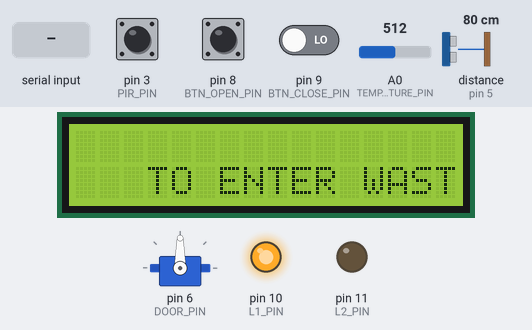
A program run on a simulated Arduino Uno, built with avr-gcc and run on an emulated ATmega328P. Parts: servo, 16×2 character LCD, output pins drawn as LEDs (lit = HIGH). The test bench sets the inputs (shaded band); at power-on: pin 8 (BTN_OPEN_PIN) LOW, A0 (TEMPERATURE_PIN) = 512, pin 3 (PIR_PIN) HIGH, pin 9 (BTN_CLOSE_PIN) LOW, distance to the obstacle (sensor on pin 5) 80 cm. The echo pulse lasts 58.3 µs per cm; pins used as bus, display or sensor lines are not drawn; what the program prints to the serial monitor is not drawn.

Above: at 1.2 s.
1.3 s: pin 8 (BTN_OPEN_PIN) pulled HIGH for 0.15 s
At 2.1 s:
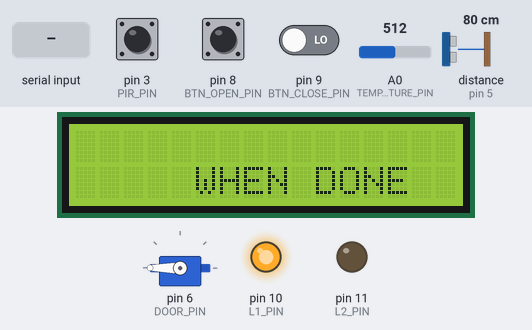
5.6 s: "2\n" received over Serial
At 6.9 s:
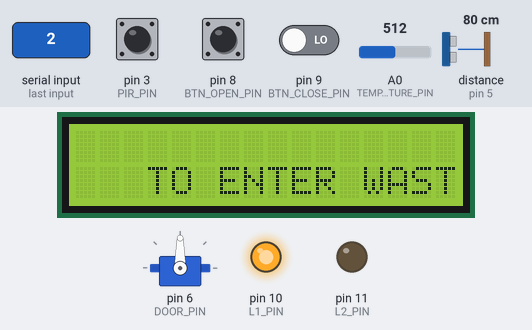
11.4 s: pin 8 (BTN_OPEN_PIN) pulled HIGH for 1 s
At 17.3 s:
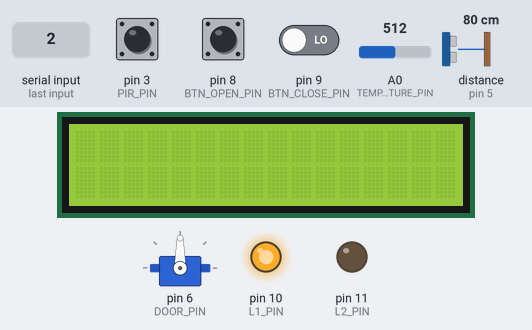
20.8 s: A0 (TEMPERATURE_PIN) set to 528
At 22.9 s:
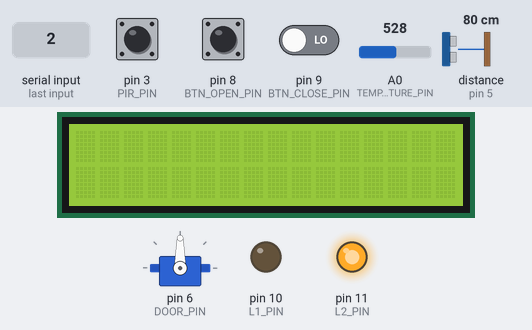
23.1 s: A0 (TEMPERATURE_PIN) set to 511
Timing chart, 0 to 25.6 s (numbered marks = the images above; inputs shaded):
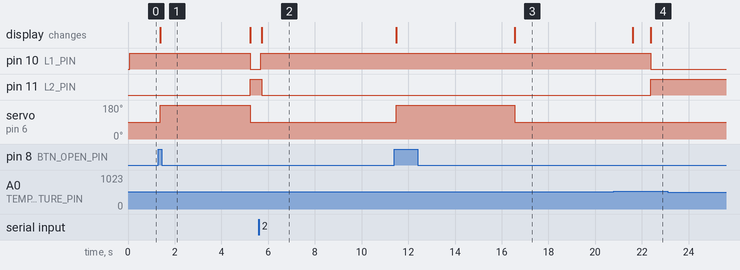

Measured:
- after the input at 1.3 s, servo on pin 6 (DOOR_PIN): 90° → 180° after 0.09 s, → 90° 3.8 s later; the display: changes after 0.09 s (image 1)
- after the input at 5.6 s, pin 10 (L1_PIN): LOW → HIGH after 0.08 s; pin 11 (L2_PIN): HIGH → LOW after 0.13 s; the display: changes after 0.13 s (image 2)
- after the input at 11.4 s, servo on pin 6 (DOOR_PIN): 90° → 180° after 0.09 s, → 90° 5.1 s later; the display: first changes after 0.09 s (image 3 shows a later state)
- after the input at 20.8 s, pin 10 (L1_PIN): HIGH → LOW after 1.6 s; pin 11 (L2_PIN): LOW → HIGH after 1.6 s
- after the input at 23.1 s, every drawn part: stays the same

The program:

main.cpp
```cpp
#include <Arduino.h>
// #define DEBUG
#ifndef DEBUG
#include "AppController.h"
#else
#include "TestController.h"
#endif
#include "config/Config.h"

void setup()
{
    Serial.begin(BAUDRATE);
    controller.setup();
}

void loop()
{
    controller.loop();
}
```

AppController.cpp
```cpp
#include "AppController.h"
#include "Arduino.h"
#include "listeners/ChangeStateListener.h"
#include "listeners/SleepTimerListener.h"
#include "listeners/WakeUpListener.h"
#include <avr/sleep.h>
#include "events/WakeUpEvent.h"
#include "events/WasteStillEndEvent.h"
#include "listeners/WasteStIllEndListener.h"
#include "events/WasteUpdateEvent.h"
#include "listeners/WasteUpdateListener.h"

AppController controller;

void AppController::setup()
{
    this->disableVerbose();

    L1 = new Led(L1_PIN);
    L2 = new Led(L2_PIN);
    door = new Door(DOOR_PIN);
    userLCD = new UserLCD();
    serial = new SerialAgent();
    peopleDetector = new PeopleDetector(PIR_PIN);
    btnOpen = new Button(BTN_OPEN_PIN);
    btnClose = new Button(BTN_CLOSE_PIN);
    temperature = new Temperature(TEMPERATURE_PIN);
    wasteDetector = new WasteDetector(TRIG_PIN, ECHO_PIN, temperature);

    sleepTimer = new Timer(this, new SleepTimerEvent());
    sleepTimer->init(SLEEP_TIMER_SECONDS * 1000, false);
    stillTimer = new Timer(this, new WasteStillEndEvent());
    stillTimer->init(T1, false);

    this->eventScheduler->addSchedule(ChangeStateEvent::EventID, new ChangeStateListener());
    this->eventScheduler->addSchedule(SleepTimerEvent::EventID, new SleepTimerListener());
    this->eventScheduler->addSchedule(WakeUpEvent::EventID, new WakeUpListener());
    this->eventScheduler->addSchedule(WasteStillEndEvent::EventID, new WasteStIllEndListener());
    this->eventScheduler->addSchedule(WasteUpdateEvent::EventID, new WasteUpdateListener());

    attachInterrupt(digitalPinToInterrupt(PIR_PIN), onPIRTrigger, RISING);

    stateMachineTask = new StateMachineTask(this);
    stateMachineTask->init(100);
    temperatureTask = new TemperatureTask(this);
    temperatureTask->init(1000);

    this->stateMachineTask->changeState(Available);

    this->scheduler->init(100);
    this->scheduler->addTask(stateMachineTask);
    this->scheduler->addTask(temperatureTask);
}

void AppController::loop()
{
    if (this->eventScheduler->hasEventToTrigger())
    {
        this->eventScheduler->trigger();
    }
    else
    {
        this->scheduler->schedule();
    }
}

void onPIRTrigger()
{
    controller.println("Triggered PIR interrupt");
}
```

AppController.h
```cpp
#ifndef __APP_CONTROLLER__
#define __APP_CONTROLLER__

#include <Arduino.h>
#include "Controller.h"
#include "enums/States.h"
#include "Led.h"
#include "config/Config.h"
#include "toolbox_extended/Door.h"
#include "toolbox_extended/UserLCD.h"
#include "components/timer/Timer.h"
#include "Events/SleepTimerEvent.h"
#include "agents/SerialAgent.h"
#include "toolbox_extended/PeopleDetector.h"
#include "Button.h"
#include "components/timer/Timer.h"
#include "toolbox_extended/WasteDetector.h"
#include "sensors/Temperature.h"
#include "tasks/StateMachineTask.h"
#include "tasks/TemperatureTask.h"

class SerialAgent;

void onPIRTrigger();

class TemperatureTask;
class StateMachineTask;

class AppController : public Controller
{

public:
    Led *L1;
    Led *L2;
    Door *door;
    UserLCD *userLCD;
    Timer *sleepTimer;
    SerialAgent *serial;
    PeopleDetector *peopleDetector;
    Button *btnOpen;
    Button *btnClose;
    Timer *stillTimer;
    WasteDetector *wasteDetector;
    Temperature *temperature;

    StateMachineTask *stateMachineTask;
    TemperatureTask *temperatureTask;

    void setup() override;
    void loop() override;
};

extern AppController controller;
#endif
```

SleepTimerEvent.h
```cpp
#ifndef __SLEEP_TIMER_EVENT__
#define __SLEEP_TIMER_EVENT__
#include "Event.h"

class SleepTimerEvent : public Event
{
public:
    static const short EventID = 10;
    short getEventID() override
    {
        return this->EventID;
    }

    ~SleepTimerEvent() override {}
};

#endif
```

WakeUpEvent.h
```cpp
#ifndef __WAKE_UP_EVENT__
#define __WAKE_UP_EVENT__
#include "Event.h"

class WakeUpEvent : public Event
{
public:
    static const short EventID = 11;
    short getEventID() override
    {
        return this->EventID;
    }

    ~WakeUpEvent() override {}
};

#endif
```

WasteStillEndEvent.h
```cpp
#ifndef __WASTE_STILL_END_EVENT__
#define __WASTE_STILL_END_EVENT__
#include "Event.h"

class WasteStillEndEvent : public Event
{
public:
    static const short EventID = 12;
    short getEventID() override
    {
        return this->EventID;
    }
    ~WasteStillEndEvent() override {}
};

#endif
```

WasteUpdateEvent.h
```cpp
#ifndef __WASTE_UPDATE_EVENT__
#define __WASTE_UPDATE_EVENT__
#include "Event.h"

class WasteUpdateEvent : public Event
{
private:
    short percentage;

public:
    WasteUpdateEvent(short percentage) : percentage(percentage) {}

    short getPercentage()
    {
        return percentage;
    }

    static const short EventID = 13;
    short getEventID() override
    {
        return this->EventID;
    }
    ~WasteUpdateEvent() override {}
};

#endif
```

TestController.cpp
```cpp
#include "TestController.h"

void TestController::setup()
{
    L1 = new Led(L1_PIN);
    L2 = new Led(L2_PIN);
    btnOpen = new Button(BTN_OPEN_PIN);
    btnClose = new Button(BTN_CLOSE_PIN);
    pir = new PIR(PIR_PIN);
    monitor = new LCDMonitor(0x27, 4, 20);
    temperature = new Temperature(TEMPERATURE_PIN);
    proximity = new UltrasoundProximity(TRIG_PIN, ECHO_PIN, temperature);
    servoMotor = new ServoMotor(DOOR_PIN);
}

void TestController::loop()
{
    L1->switchOn();
    L2->switchOn();
    String btnString = "Buttons: ";
    if (btnOpen->isPressed())
    {
        btnString.concat(" 1 ");
    }
    if (btnClose->isPressed())
    {
        btnString.concat(" 2 ");
    }
    monitor->printCentered(btnString, 0);
    monitor->printCentered(String(temperature->getTemperature()), 1);
    monitor->printCentered(pir->hasDetected() ? "Moving" : "Quiet", 2);
    monitor->printCentered("Distance: " + String(proximity->getDistance()), 3);
    servoMotor->open();
    delay(1000);
    servoMotor->close();
    delay(1000);
}
```

TestController.h
```cpp
#ifndef __TEST_CONTROLLER__
#define __TEST_CONTROLLER__
#include "Controller.h"
#include "Led.h"
#include "Button.h"
#include "sensors/PIR.h"
#include "outputs/LCDMonitor.h"
#include "config/Config.h"
#include "sensors/Temperature.h"
#include "sensors/UltrasoundProximity.h"
#include "outputs/ServoMotor.h"

class TestController : Controller
{
public:
    Led *L1;
    Led *L2;
    Button *btnOpen;
    Button *btnClose;
    PIR *pir;
    LCDMonitor *monitor;
    Temperature *temperature;
    UltrasoundProximity *proximity;
    ServoMotor *servoMotor;

    void
    setup();
    void loop();
};
extern TestController controller;
#endif
```

SerialAgent.cpp
```cpp
#include "SerialAgent.h"
#include "config/Config.h"

void SerialAgent::updateWasteLevel(short percentageLevel)
{
    Serial.print(String(percentageLevel));
    Serial.println("W");
}
void SerialAgent::updateTemperature(short temperature)
{
    Serial.print(temperature);
    Serial.println("T");
}

void SerialAgent::wasteError()
{
    Serial.println("EW");
}

void SerialAgent::temperatureError()
{
    Serial.println("ET");
}

bool SerialAgent::emptyContainer()
{
    if (Serial.available() > 0)
    {
        int msg = Serial.parseInt();
        return msg == 1;
    }
    return false;
}
bool SerialAgent::fixTemperature()
{
    if (Serial.available() > 0)
    {
        int msg = Serial.parseInt();
        return msg == 2;
    }
    return false;
}
```

SerialAgent.h
```cpp
#ifndef __SERIAL_AGENT__
#define __SERIAL_AGENT__
#include "Arduino.h"
#include "AppController.h"

class AppController;

class SerialAgent
{
public:
    void updateWasteLevel(short percentageLevel);
    void updateTemperature(short temperature);
    void wasteError();
    void temperatureError();
    bool emptyContainer();
    bool fixTemperature();
};

#endif
```

States.h
```cpp
#ifndef __STATES__
#define __STATES__

enum States
{
    Available = 1,
    Sleep = 2,
    DoorOpen = 3,
    Full = 4,
    MaxTemperature = 6
};

#endif
```

ChangeStateListener.h
```cpp
#ifndef __CHANGE_STATE_LISTENER__
#define __CHANGE_STATE_LISTENER__
#include "Listener.h"
#include "components/StateMachine/ChangeStateEvent.h"
#include "components/timer/Timer.h"
#include "AppController.h"
#include "Event.h"
#include "Controller.h"

class ChangeStateListener : public Listener
{
public:
    void execute(Event *event, Controller *controller)
    {
        auto *changeStateEvent = static_cast<ChangeStateEvent *>(event);
        auto *appController = static_cast<AppController *>(controller);

        appController->print("Change state from ");
        appController->print(String(changeStateEvent->getLastState()));
        appController->print(", to ");
        appController->println(String(changeStateEvent->getNewState()));

        if (changeStateEvent->getNewState() == Available)
        {
            appController->sleepTimer->start();
            appController->L1->switchOn();
            appController->userLCD->printAvailableMessage();
            appController->door->close();
        }
        else
        {
            appController->sleepTimer->stop();
        }

        if (changeStateEvent->getNewState() == DoorOpen)
        {
            appController->stillTimer->start();
            appController->userLCD->printOnDoorOpenMessage();
            appController->door->open();
        }
        else
        {
            appController->stillTimer->stop();
        }

        if (changeStateEvent->getNewState() == Full)
        {
            appController->serial->wasteError();
            appController->L1->switchOff();
            appController->L2->switchOn();
            appController->userLCD->printContainerFull();
            appController->door->close();
        }

        if (changeStateEvent->getNewState() == MaxTemperature)
        {
            appController->userLCD->printProblemDetected();
            appController->L1->switchOff();
            appController->L2->switchOn();
            appController->door->close();
        }

        if (changeStateEvent->getNewState() != MaxTemperature && changeStateEvent->getNewState() != Full)
        {
            appController->L2->switchOff();
        }
    }
};

#endif
```

SleepTimerListener.h
```cpp
#ifndef __SLEEP_TIMER_LISTENER__
#define __SLEEP_TIMER_LISTENER__
#include "Listener.h"
#include "AppController.h"
#include "Controller.h"

class SleepTimerListener : public Listener
{
    void execute(Event *event, Controller *controller)
    {
        auto *appController = static_cast<AppController *>(controller);
        appController->stateMachineTask->changeState(Sleep);
    }
};

#endif
```

WakeUpListener.h
```cpp
#ifndef __WAKE_UP_LISTENER__
#define __WAKE_UP_LISTENER__
#include "Listener.h"
#include "AppController.h"
#include "Controller.h"

class WakeUpListener : public Listener
{
    void execute(Event *event, Controller *controller)
    {
        auto *appController = static_cast<AppController *>(controller);
        if (appController->stateMachineTask->getCurrentState() == Sleep)
        {
            appController->stateMachineTask->changeState(Available);
        }
    }
};

#endif
```

WasteStIllEndListener.h
```cpp
#ifndef __WASTE_STILL_END_LISTENER__
#define __WASTE_STILL_END_LISTENER__
#include "Listener.h"
#include "AppController.h"
#include "config/Config.h"
class AppController;

class WasteStIllEndListener : public Listener
{
    void execute(Event *event, Controller *controller)
    {
        auto *appController = static_cast<AppController *>(controller);
        appController->stillTimer->stop();
        appController->userLCD->printWasteReceiver();
        appController->door->close();
        delay(T2);
        appController->stateMachineTask->changeState(Available);
    }
};

#endif
```

WasteUpdateListener.h
```cpp
#ifndef __WASTE_UPDATE_LISTENER__
#define __WASTE_UPDATE_LISTENER__
#include "Listener.h"
#include "events/WasteUpdateEvent.h"
#include "AppController.h"

class WasteUpdateListener : public Listener
{
    void execute(Event *event, Controller *controller)
    {
        WasteUpdateEvent *wasteEvent = static_cast<WasteUpdateEvent *>(event);
        AppController *appController = static_cast<AppController *>(controller);
        if (appController->stateMachineTask->getCurrentState() == DoorOpen){
            appController->serial->updateWasteLevel(wasteEvent->getPercentage());
            if (wasteEvent->getPercentage() == 100){
                appController->stateMachineTask->changeState(Full);
            }
        }
    }
};

#endif
```

AvailableState.h
```cpp
#ifndef __AVAILABLE_STATE__
#define __AVAILABLE_STATE__
#include "components/StateMachine/State.h"
#include "AppController.h"

class AvailableState : public State
{
private:
    AppController *controller;

public:
    AvailableState(AppController *controller) : controller(controller) {}
    void run() override
    {
        controller->sleepTimer->update();
        if (controller->btnOpen->isPressed())
        {
            controller->stateMachineTask->changeState(DoorOpen);
        }
        if (controller->peopleDetector->isPersonDetected())
        {
            controller->sleepTimer->restart();
        }
    }
};

#endif
```

DoorOpenState.h
```cpp
#ifndef __DOOR_OPEN_STATE__
#define __DOOR_OPEN_STATE__
#include "components/StateMachine/State.h"
#include "AppController.h"
#include "Events/WasteStillEndEvent.h"

class DoorOpenState : public State
{
private:
    AppController *controller;

public:
    DoorOpenState(AppController *controller) : controller(controller) {}
    void run() override
    {
        controller->stillTimer->update();
        if (controller->btnClose->isPressed())
        {
            controller->triggerEvent(new WasteStillEndEvent());
        }
        else
        {
            if (controller->wasteDetector->hasChanged())
            {
                auto wasteLevelPercentage = controller->wasteDetector->getFullPercentage();
                controller->triggerEvent(new WasteUpdateEvent(wasteLevelPercentage));
            }
        }
    }
};

#endif
```

FullState.h
```cpp
#ifndef __FULL_STATE__
#define __FULL_STATE__
#include "components/StateMachine/State.h"
#include "AppController.h"

class FullState : public State
{
private:
    AppController *controller;

public:
    FullState(AppController *controller) : controller(controller) {}
    void run() override
    {
        if (controller->serial->emptyContainer())
        {
            controller->door->reverseOpen();
            delay(T3);
            controller->serial->updateWasteLevel(0);
            controller->stateMachineTask->changeState(Available);
        }
    }
};

#endif
```

MaxTemperatureState.h
```cpp
#ifndef __MAX_TEMPERATURE_STATE__
#define __MAX_TEMPERATURE_STATE__
#include "components/StateMachine/State.h"
#include "AppController.h"

class MaxTemperatureState : public State
{
private:
    AppController *controller;

public:
    MaxTemperatureState(AppController *controller) : controller(controller) {}
    void run() override
    {
        if (controller->serial->fixTemperature())
        {
            controller->stateMachineTask->changeState(Available);
            controller->temperatureTask->reset();
        }
    }
};

#endif
```

SleepState.h
```cpp
#ifndef __SLEEP_STATE__
#define __SLEEP_STATE__
#include "components/StateMachine/State.h"
#include "AppController.h"
#include <avr/sleep.h>
#include "Arduino.h"
#include "Events/WakeUpEvent.h"

class SleepState : public State
{
private:
    AppController *controller;

public:
    SleepState(AppController *controller) : controller(controller) {}
    void run() override
    {
        controller->userLCD->empty();
        set_sleep_mode(SLEEP_MODE_PWR_DOWN);
        sleep_enable();
        sleep_mode();
        sleep_disable();
        controller->triggerEvent(new WakeUpEvent());
        controller->userLCD->wakeUp();
        controller->stateMachineTask->changeState(Available);
    }
};

#endif
```

StateMachineTask.cpp
```cpp
#include "StateMachineTask.h"
#include "enums/States.h"
#include "states/AvailableState.h"
#include "states/DoorOpenState.h"
#include "states/FullState.h"
#include "states/MaxTemperatureState.h"
#include "states/SleepState.h"

StateMachineTask::StateMachineTask(AppController *controller) : StateMachine(controller)
{
    this->addState(Available, new AvailableState(controller));
    this->addState(Sleep, new SleepState(controller));
    this->addState(DoorOpen, new DoorOpenState(controller));
    this->addState(Full, new FullState(controller));
    this->addState(MaxTemperature, new MaxTemperatureState(controller));
}
```

StateMachineTask.h
```cpp
#ifndef __STATE_MACHINE_TASK__
#define __STATE_MACHINE_TASK__

#include "components/StateMachine/StateMachine.h"
#include "AppController.h"

class AppController;

class StateMachineTask : public StateMachine
{
public:
    StateMachineTask(AppController *controller);
};

#endif
```

TemperatureTask.cpp
```cpp
#include "TemperatureTask.h"

TemperatureTask::TemperatureTask(AppController *controller) : controller(controller) {}

void TemperatureTask::tick()
{
    auto appController = static_cast<AppController *>(this->controller);
    if (appController->stateMachineTask->getCurrentState() == MaxTemperature)
    {
        return;
    }

    auto temperature = appController->temperature->getTemperature();
    if (temperature < MAX_TEMP)
    {
        this->initialMillisecOverTemperature = millis();
        this->temp_capper = 0;
    }
    else if (temperature - this->temp_capper < MAX_TEMP)
    {
        this->initialMillisecOverTemperature = millis();
        temperature -= this->temp_capper;
    }

    if (this->initialMillisecOverTemperature + (MAX_TEMP_TIME_SECONDS * 1000) <= millis())
    {
        appController->stateMachineTask->changeState(MaxTemperature);
        appController->serial->temperatureError();
    }

    appController->serial->updateTemperature(temperature);
}

void TemperatureTask::reset()
{
    auto appController = static_cast<AppController *>(this->controller);
    this->temp_capper = (appController->temperature->getTemperature() - MAX_TEMP) + 3;

    this->initialMillisecOverTemperature = millis();
}
```

TemperatureTask.h
```cpp
#ifndef __TEMPERATURE_TASK__
#define __TEMPERATURE_TASK__

#include "Task.h"
#include "AppController.h"

class AppController;

class TemperatureTask : public Task
{
private:
    AppController *controller;
    unsigned long initialMillisecOverTemperature = 0;
    int temp_capper = 0;

public:
    TemperatureTask(AppController *controller);
    void tick() override;
    void reset();
};

#endif
```

PeopleDetector.h
```cpp
#ifndef __PEOPLE_DETECTOR__
#define __PEOPLE_DETECTOR__
#include "sensors/PIR.h"

class PeopleDetector : PIR
{
public:
    PeopleDetector(unsigned char pin) : PIR(pin) {}

    bool isPersonDetected()
    {
        return this->hasDetected();
    }
};

#endif
```

Source omitted: Door.h (374 bytes), WasteDetector.h (1218 bytes), Config.h (492 bytes), UserLCD.h (996 bytes)
